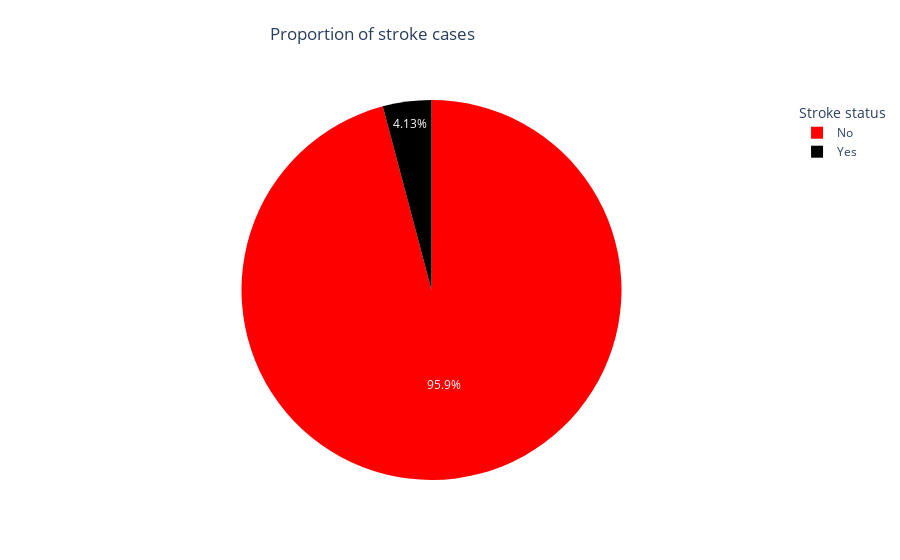

The notebook cell saved with this chart:
### Code cell
fig = px.pie(
    stroke_count,
    values = stroke_count.values,
    names = ['No','Yes'],
    title = 'Proportion of stroke cases',
    color_discrete_sequence = plot_color
)
fig.update_layout(
    legend_title_text = 'Stroke status',
    title_x = 0.3,
    title_y = 0.95

)
fig.show()

### Figure 1 — Plotly figure (JSON) as saved in the notebook; plotly's stock layout.template omitted (floating-point values rounded to 4 significant figures)
{"data": [{"domain": {"x": [0, 1], "y": [0, 1]}, "hovertemplate": "label=%{label}<br>value=%{value}<extra></extra>", "labels": ["No", "Yes"], "legendgroup": "", "name": "", "showlegend": true, "type": "pie", "values": [14671, 632]}], "layout": {"legend": {"title": {"text": "Stroke status"}, "tracegroupgap": 0}, "piecolorway": ["red", "black"], "title": {"text": "Proportion of stroke cases", "x": 0.3, "y": 0.95}}}
